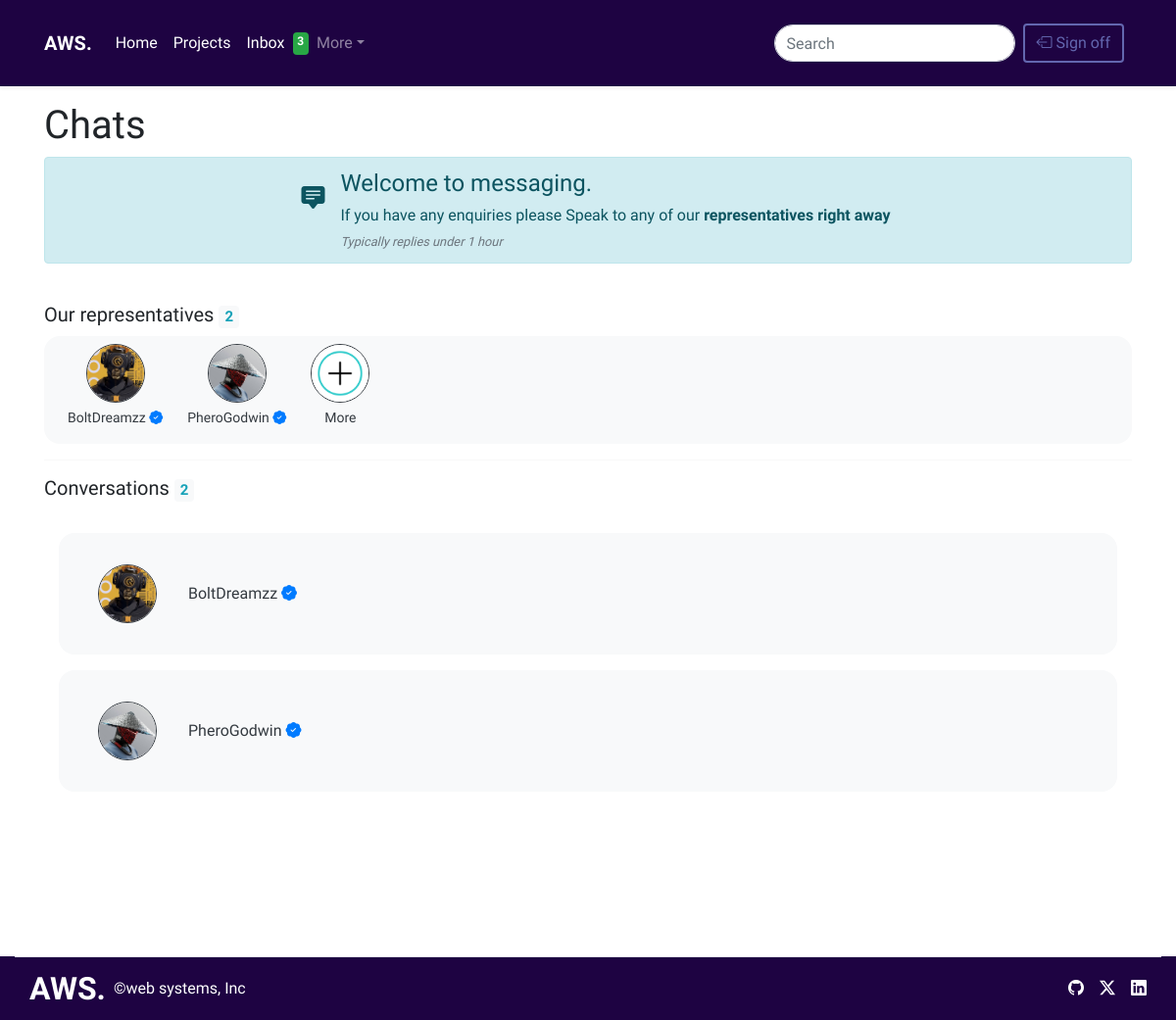
The app's page /chat/inbox/ (signed in) with its own data.
### chat/models.py (models this page shows, shortened)
class Representative(models.Model):
    profile_pic = models.ImageField(upload_to='rep_profile', null=True, blank=False)
    user = models.OneToOneField(User, on_delete=models.CASCADE)

class Conversation(models.Model):
    user = models.ForeignKey(User, on_delete=models.CASCADE)
    representative = models.ForeignKey(Representative, on_delete=models.CASCADE)

### userauths/models.py (models this page shows, shortened)
class User(AbstractUser):
    email = models.EmailField(unique=True)
    is_active = models.BooleanField(default=False)
    bio = models.TextField(blank=True)
    phone = models.CharField(max_length=100)
    address = models.CharField(max_length=100, blank=True)
    USERNAME_FIELD = 'email'
    REQUIRED_FIELDS = ['username']  # You can add more required fields if needed
    objects = CustomUserManager()

### chat/views.py (the view)
# urls.py: path('inbox/', views.inbox, name='inbox'),
@login_required
def inbox(request):
    representatives = Representative.objects.all()
    rep_count = representatives.count()
    conversations = Conversation.objects.filter(user=request.user)
    convo_count = conversations.count()
    return render(request, 'chat/inbox.html', {
        'conversations': conversations,
        'representatives': representatives,
        'rep_count': rep_count,
        'convo_count': convo_count,
    })

### templates/chat/inbox.html (shortened to what this page needs)
{%extends "partials/base.html"%}
{%load static%}
{%block content%}
<h1 class="mt-3">Chats</h1>
<div class="alert alert-info justify-content-center d-flex align-items-center" role="alert">
    <i class="bi fs-4 bi-chat-square-text-fill mb-4 mx-3"></i>
    <div class="d-flex flex-column">
        <h4> Welcome to messaging.</h4>
        <h6>If you have any enquiries please Speak to any of our <strong>representatives right away</strong></h6>
        <small class="text-muted"><i>Typically replies under 1 hour</i></small>
    </div>
</div>
<br>
<h5>Our representatives <span class="badge bg-body-tertiary text-info">{{rep_count}}</span></h5>
<div class="scrollable-row bg-body-tertiary px-4 pt-2 rounded-4">
    {%for rep in representatives%}
    <div class="item">
        <a href="{%url 'chat:send_message' rep.id%}" class="text-decoration-none text-dark">
            <img width="45" height="45" class="border border-dark" src="{{rep.profile_pic.url}}" alt="User 1">
            <p>{{rep.user.username}} <i class="bi text-primary bi-patch-check-fill"></i></p>
        </a>
    </div>
    {%endfor%}
    <div class="item">
        <a href="#" class="text-decoration-none text-dark">
            <img width="45" height="45" class="border border-dark" src="{%static 'app_images/plus.gif'%}" alt="User 1">
            <p>More</p>
        </a>
    </div>
</div>
<hr>
<h5>Conversations <span class="badge bg-body-tertiary text-info">{{convo_count}}</span></h5>
<div class="d-flex w-100" style="">
    {%if conversations%}
    <div class="container-fluid d-flex flex-column mt-2">
        {% for conversation in conversations %}
        <a href="{% url 'chat:conversation_detail' conversation.representative.id %}" class="text-decoration-none my-2">
            <div class="bg-body-tertiary w-100 rounded-4 d-flex p-4 align-items-center">
                <img width="60" height="60" class="border border-dark rounded-circle mx-3" style="object-fit: cover;"
                     src="{{conversation.representative.profile_pic.url}}" alt="User 1">
                <a class="text-decoration-none text-dark mx-3"
                   href="{% url 'chat:conversation_detail' conversation.representative.id %}">{{conversation.representative.user.username}}
                    <i class="bi text-primary bi-patch-check-fill"></i></a>
            </div>
        </a>
        {% endfor %}
    </div>
    {%else%}
    <div class="container text-center">
        <img width="200" src="{%static 'app_images/ASSET9.png'%}" alt="">
        <h5>Start messaging</h5>
        <p>Select a <span class="span text-info">representative</span> to start chatting...</p>
    </div>
    {%endif%}
</div><br><br><br><br><br><br>
{%endblock%}

### templates/chat/inbox.html (style rules this page uses)
.scrollable-row { display: flex; overflow-x: auto; white-space: nowrap; }
.item { flex: 0 0 auto; margin-right: 25px; text-align: center; }
.item img { width: 60px; height: 60px; border-radius: 50%; object-fit: cover; }
.item p { margin-top: 5px; font-size: 14px; }

### records on screen
Representative: profile_pic (picture), user.username "BoltDreamzz"
Representative: profile_pic (picture), user.username "PheroGodwin"
Conversation: representative.profile_pic (picture), representative.user.username "BoltDreamzz"
Conversation: representative.profile_pic (picture), representative.user.username "PheroGodwin"

### other values on screen
{{ rep_count }} "2"
{{ convo_count }} "2"
